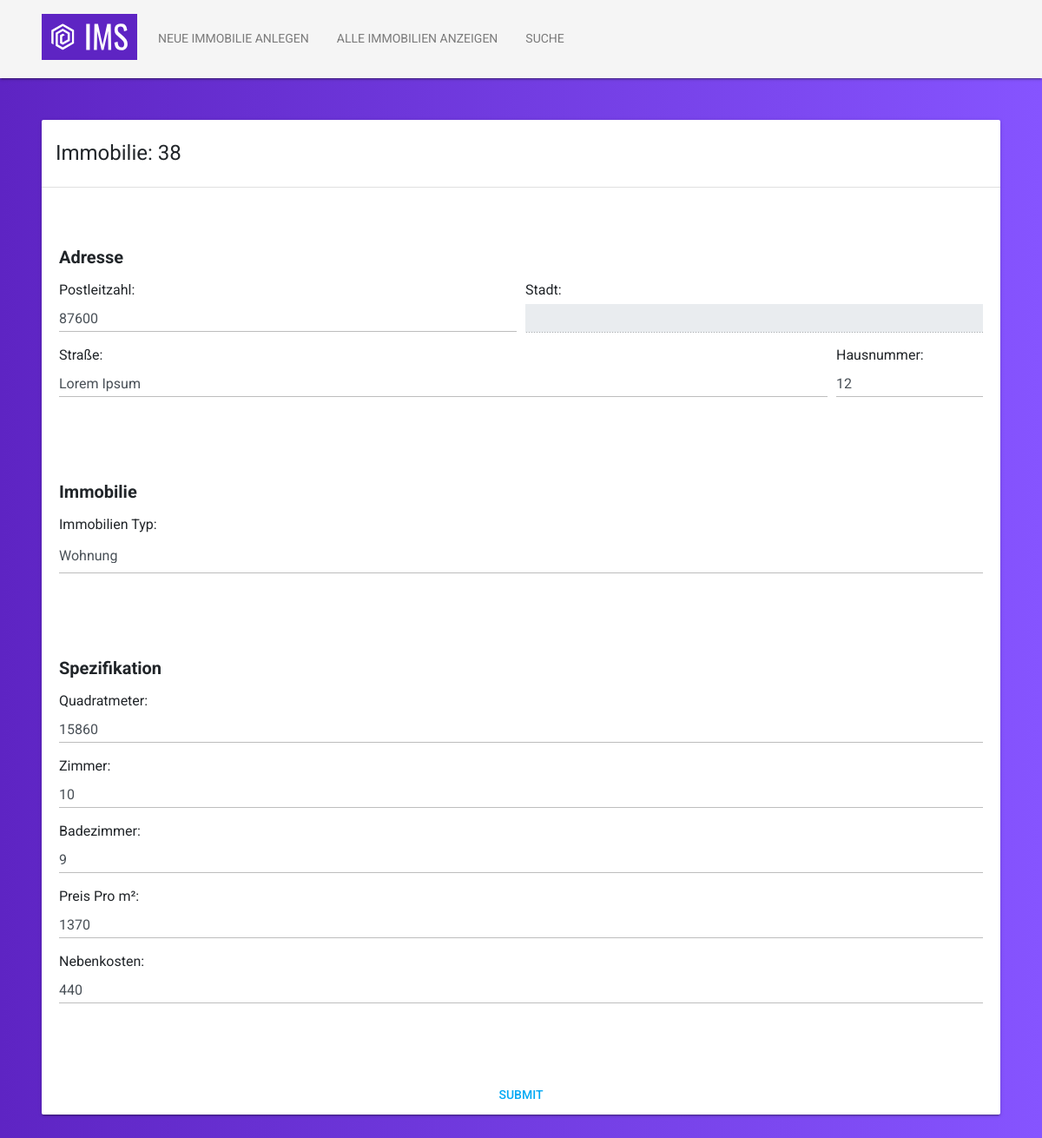
/sites/estate-detail.sites.php?id=38 (signed in), run on the app's committed database.
### tables this page shows
CREATE TABLE IF NOT EXISTS `estates` (
  `EstateID` int(11) NOT NULL AUTO_INCREMENT,
  `Estate_TypeID` int(255) NOT NULL,
  `Estate_ParentID` int(255) NOT NULL,
  `AddressID` int(11) NOT NULL,
  `Estate_MetaID` int(11) NOT NULL,
  PRIMARY KEY (`EstateID`),
  KEY `Estates_fk0` (`Estate_TypeID`),
  KEY `Estates_fk1` (`Estate_ParentID`),
  KEY `Estates_fk2` (`AddressID`),
  KEY `Estates_fk3` (`Estate_MetaID`)
);

CREATE TABLE IF NOT EXISTS `addresses` (
  `AddressID` int(11) NOT NULL AUTO_INCREMENT,
  `ZipcodeID` int(11) NOT NULL,
  `Address_Street` varchar(255) NOT NULL,
  `Address_Street_Number` varchar(255) NOT NULL,
  `Address_Country_Code` varchar(255) NOT NULL,
  PRIMARY KEY (`AddressID`),
  KEY `Addresses_fk` (`ZipcodeID`)
);

CREATE TABLE IF NOT EXISTS `estate_meta` (
  `Estate_MetaID` int(11) NOT NULL AUTO_INCREMENT,
  `Estate_Meta_Surface_Size` varchar(255) NOT NULL,
  `Estate_Meta_Rooms_Count` int(255) NOT NULL,
  `Estate_Meta_Bathroom_Count` int(255) NOT NULL,
  `Estate_Meta_Price_Per_Squaremeters` decimal(10,0) NOT NULL,
  `Estate_Meta_Additional_Costs` decimal(10,0) NOT NULL,
  PRIMARY KEY (`Estate_MetaID`)
);

### methods/gets/get.estates.php (called while the page is built, shortened)
<?php
class buildEstateQuery
{
    function __construct()
    {
        $this->edit_user_fallback = 'Sie sind nicht berechtigt diesen Eintrag zu sehen!';
        $this->fallback = 'Unerwarteter Fehler';
    }
    private function db()
    {
        $servername = "bngwcgyjxquzsogdpgjv-mysql.services.clever-cloud.com";
        $username = "ubzcxi5aeywhopxg";
        $password = "GkgWQRKJzxDrFquEIQp6";
        $database = "bngwcgyjxquzsogdpgjv";
        return new mysqli($servername, $username, $password, $database);
    }
    public function edit($logged_in_user_id, $estate_request_id)
    {
        $connection = $this->db();
        $exist_query = "SELECT * FROM estates WHERE estates.estateID = $estate_request_id";
        $exist_query_result = mysqli_query($connection, $exist_query);
        $ownership_query = "SELECT LandlordID FROM estates_in_landlords WHERE EstateID = $estate_request_id";
        $ownership_query_result = mysqli_query($connection, $ownership_query);
        if ($ownership_query_result->num_rows > 0) {
            while ($ownership_row = $ownership_query_result
                ->fetch_assoc()
            ) {
                if ($ownership_row['LandlordID'] != $logged_in_user_id) {
                    return $this->edit_user_fallback;
                }
            }
        } else {
            return $this->fallback;
        }
        $mother_query =
            "SELECT *
            FROM estates
            JOIN addresses a on estates.AddressID = a.AddressID
            JOIN estate_meta em on estates.Estate_MetaID = em.Estate_MetaID
            WHERE estates.EstateID = $estate_request_id";
        $mother_query_result = mysqli_query($connection, $mother_query);
        return $mother_query_result;
    }
}

### methods/view/types.view.php (called while the page is built)
<?php
function TypeData() {
    $servername = "bngwcgyjxquzsogdpgjv-mysql.services.clever-cloud.com";
    $username = "ubzcxi5aeywhopxg";
    $password = "GkgWQRKJzxDrFquEIQp6";
    $database = "bngwcgyjxquzsogdpgjv";
    $connection = new mysqli($servername, $username, $password, $database);
    $sql = "SELECT * FROM estate_types";
    $result = mysqli_query($connection, $sql);
    if (mysqli_num_rows($result) > 0) {
        while($row = mysqli_fetch_assoc($result)) {
            $new_array[] = $row;
        }
    }
    return $new_array;
}

### sites/estate-detail.sites.php (the view, shortened to what this page needs)
<?php
include '../templates/header.template.php';
if (isset($_SESSION['loggedin']) && $_SESSION['loggedin'] == true) {
?>
    <body>
        <?php
        include '../templates/nav.template.php';
        ?>
        <?php
        include '../methods/gets/get.estates.php';
        $logged_in_user = $_SESSION['user_id'];
        $estate_entry_id = $_GET['id'];
        $edit = new buildEstateQuery();
        ?>
                <?php $q = $edit->edit($logged_in_user, $estate_entry_id);
                $r = $q->fetch_assoc();
                print_r($r);
                ?>
        <div class="container-fluid p-5">
            <div class="card shadow-lg">
                <div class="card-header ">
                    <h4 class="mt-2">Immobilie: <?php echo $r['EstateID'] ?></h4>
                </div>
                <div class="card-body">
                    <form id="ims_form" action="../methods/inserts/new.insert.php" method="post">
                        <h5 class="mt-5 font-weight-bold">Adresse</h5>
                        <div class="form-row mt-3">
                            <div class="col-6">
                                <label for="zipcode">Postleitzahl:</label>
                                <input value="<?php echo $r['ZipcodeID'] ?>" onKeyDown="limitText(this,5);" onKeyUp="limitText(this,5);" type="number" name="zipcode" type="text" class="form-control" id="zipcode">
                            </div>
                            <div class="col">
                                <label for="city">Stadt:</label>
                                <input disabled name="city" type="text" class="form-control" id="city">
                            </div>
                        </div>
                        <div class="form-row mt-3 pb-5">
                            <div class="col-10">
                                <label for="street">Straße:</label>
                                <input value="<?php echo $r['Address_Street'] ?>" name="street" type="text" class="form-control" id="street">
                            </div>
                            <div class="col">
                                <label for="street_number">Hausnummer:</label>
                                <input value="<?php echo $r['Address_Street_Number'] ?>" name="street_number" type="text" class="form-control" id="street_number">
                            </div>
                        </div>
                        <h5 class="mt-5 font-weight-bold">Immobilie</h5>
                        <div class="form-group mt-3 mb-3 pb-5">
                            <label for="estate_type">Immobilien Typ:</label>
                            <select name="estate_type" class="form-control" id="estate_type">
                                <?php
                                include '../methods/view/types.view.php';
                                $TypeDataArray = TypeData();
                                foreach ($TypeDataArray as $Type) {
                                    echo '<option class="type_select" value=' . $Type['Estate_TypeID'] . '>' . $Type['Estate_Type'] . '</option>';
                                }
                                ?>
                            </select>
                        </div>
                        <h5 class="mt-5 mb-3 font-weight-bold">Spezifikation</h5>
                        <div class="form-group">
                            <label class="w-100" for="surface_size">Quadratmeter:</label>
                            <input value="<?php echo $r['Estate_Meta_Surface_Size'] ?>" name="surface_size" class="form-control" type="text" />
                        </div>
                        <div class="form-group mt-3">
                            <label class="w-100" for="rooms_count">Zimmer:</label>
                            <input value="<?php echo $r['Estate_Meta_Rooms_Count'] ?>" name="rooms_count" class="form-control" type="text" />
                        </div>
                        <div class="form-group mt-3">
                            <label class="w-100" for="bathroom_count">Badezimmer:</label>
                            <input value="<?php echo $r['Estate_Meta_Bathroom_Count'] ?>" name="bathroom_count" class="form-control" type="text" />
                        </div>
                        <div class="form-group mt-3">
                            <label class="w-100" for="price_per_square_meter">Preis Pro m²:</label>
                            <input value="<?php echo $r['Estate_Meta_Price_Per_Squaremeters'] ?>" type="number" name="price_per_square_meter" class="form-control" type="text" />
                        </div>
                        <div class="form-group mt-3">
                            <label class="w-100" for="additional_cost">Nebenkosten:</label>
                            <input value="<?php echo $r['Estate_Meta_Additional_Costs'] ?>" name="additional_cost" class="form-control" type="text" />
                        </div>
                </div>
                <button type="submit" class="btn btn-info mt-5" name="submit">Submit</button>
            </div>
        </div>
    </body>
    </html>
<?php
} else {
    echo "Please log in first to see this page.";
}
?>

### data on the page
estates: EstateID "38", zipcode "87600", street "Lorem Ipsum", street_number "12", surface_size "15860", rooms_count "10", bathroom_count "9", price_per_square_meter "1370", additional_cost "440"

### other printed values
form field estate_type "Wohnung"
